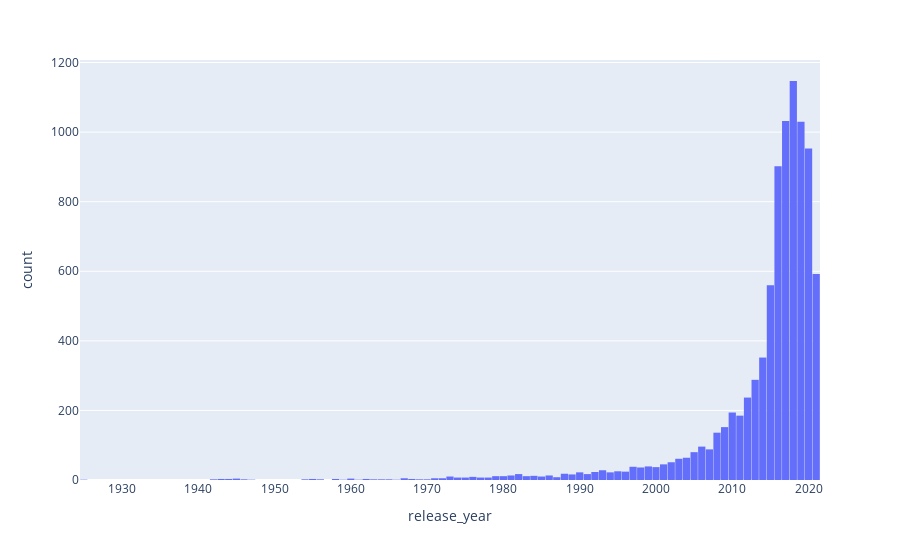

Notebook code for this chart:
### Markdown cell above
## Date Analysis

### Code cell
fig = px.histogram(df,x='release_year' )
fig.update_layout(bargap=0.05)

### Figure 1 — Plotly figure (JSON) as saved in the notebook; plotly's stock layout.template omitted (floating-point values rounded to 4 significant figures; data arrays with more than 128 entries replaced by an {"elided": "..."} marker saying what was removed)
{"data": [{"alignmentgroup": "True", "bingroup": "x", "hovertemplate": "release_year=%{x}<br>count=%{y}<extra></extra>", "legendgroup": "", "marker": {"color": "#636efa", "pattern": {"shape": ""}}, "name": "", "offsetgroup": "", "orientation": "v", "showlegend": false, "type": "histogram", "x": {"elided": "8807 int values"}, "xaxis": "x", "yaxis": "y"}], "layout": {"bargap": 0.05, "barmode": "relative", "legend": {"tracegroupgap": 0}, "margin": {"t": 60}, "xaxis": {"anchor": "y", "domain": [0, 1], "title": {"text": "release_year"}}, "yaxis": {"anchor": "x", "domain": [0, 1], "title": {"text": "count"}}}}
